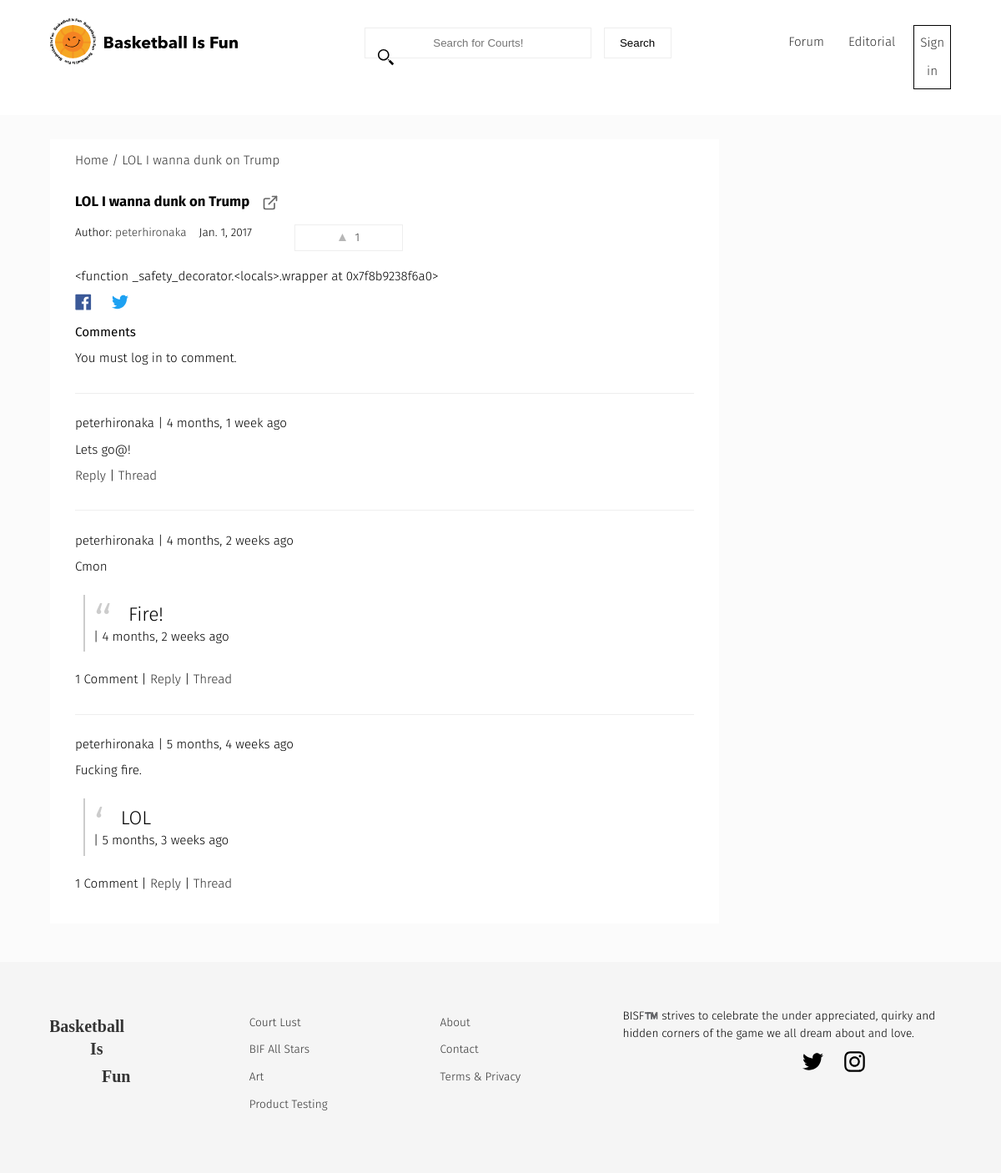
Screenshot of /forum//lol-i-wanna-dunk-on-trump/ with the database file from the repository.
### forum/models.py (models this page shows, shortened)
class Forum(models.Model):
    user = models.ForeignKey(settings.AUTH_USER_MODEL, default=1)
    title = models.CharField(max_length=120)
    slug = models.SlugField(unique=True)
    height_field = models.IntegerField(default=0)
    width_field = models.IntegerField(default=0)
    content = models.TextField()
    link = models.URLField(blank=True)
    likes = models.ManyToManyField(settings.AUTH_USER_MODEL, blank=True, related_name='forum_likes')
    draft = models.BooleanField(default=False)
    publish = models.DateField(auto_now=False, auto_now_add=False)
    updated = models.DateTimeField(auto_now=True, auto_now_add=False)
    timestamp = models.DateTimeField(auto_now=False, auto_now_add=True)
    objects = ForumManager()
    def get_absolute_url(self):
        return reverse("forum:detail", kwargs={"slug": self.slug})
    def get_like_url(self):
        return reverse("forum:like-toggle", kwargs={"slug": self.slug})
    def get_api_like_url(self):
        return reverse("forum:like-api-toggle", kwargs={"slug": self.slug})
    class Meta:
        ordering = ["-timestamp", "-updated"]
    def get_markdown(self):
        content = self.content
        markdown_text = markdown(content)
        return mark_safe(markdown_text)
    @property
    def comments(self):
        instance = self
        qs = Comment.objects.filter_by_instance(instance)
        return qs
    @property
    def get_content_type(self):
        instance = self
        content_type = ContentType.objects.get_for_model(instance.__class__)
        return content_type

### comments/models.py (models this page shows, shortened)
class Comment(models.Model):
    user        = models.ForeignKey(settings.AUTH_USER_MODEL, default=1)
    content_type = models.ForeignKey(ContentType, on_delete=models.CASCADE)
    object_id = models.PositiveIntegerField()
    content_object = GenericForeignKey('content_type', 'object_id')
    parent      = models.ForeignKey("self", null=True, blank=True)
    content     = models.TextField()
    timestamp   = models.DateTimeField(auto_now_add=True)
    objects = CommentManager()
    class Meta:
        ordering = ['-timestamp']
    def get_absolute_url(self):
        return reverse("comments:thread", kwargs={"id": self.id})
    def children(self): #replies
        return Comment.objects.filter(parent=self)

### forum/views.py (the view, shortened to what this page needs)
# urls.py: url(r'^/(?P<slug>[\w-]+)/$', forum_detail, name='detail'),
def forum_detail(request, slug=None):
	instance = get_object_or_404(Forum, slug=slug)
	if instance.publish > timezone.now().date() or instance.draft:
		if not request.user:
			raise Http404
	share_string = quote_plus(instance.content)
	initial_data = {
			"content_type": instance.get_content_type,
			"object_id": instance.id
	}
	form = CommentForm(request.POST or None, initial=initial_data)
	comments = instance.comments
	context = {
		"title": instance.title,
		"instance": instance,
		"link": instance.link,
		"share_string": share_string,
		"comments": comments,
		"comment_form":form,
	}
	return render(request, "forum_detail.html", context)

### comments/forms.py
class CommentForm(forms.Form):
	content_type = forms.CharField(widget=forms.HiddenInput)
	object_id = forms.IntegerField(widget=forms.HiddenInput)
	content = forms.CharField(label='',	widget=forms.Textarea)

### comments/models.py (called while the page is built)
    def filter_by_instance(self, instance):
        content_type = ContentType.objects.get_for_model(instance.__class__)
        obj_id = instance.id
        qs = super(CommentManager, self).filter(content_type=content_type, object_id= obj_id).filter(parent=None)
        return qs

### posts/templatetags/urlify.py (called while the page is built)
@register.filter
def urlify(value):
	return quote_plus(value)

### templates/forum_detail.html (shortened to what this page needs)
{% extends "base.html" %}
{% load urlify %}
{% load crispy_forms_tags %}
 {% block container-page %}forum-detail{% endblock container-page %}
{% block post_detail_link %}
<div class="forum-content--detail">
    <ol class="breadcrumb">
        <li ><a href='{% url "forum:list" %}'>Home /</a> </li>
        <li><a href='{{ instance.get_absolute_url }}'> {{instance.title}} </a></li>
    </ol>
{% endblock  %}
{% block content %}
<div class="forum-content--post">
  <div class="forum-content--title">
      <h3>{{ title }} <small>{% if instance.draft %}<span style='color:red;'>Draft</span> {% endif %}</small></h3>
{% if instance.link %} <a href="{{ instance.link }}" target="_blank"> </a> {% endif %}
  </div>
<div class="caption">
<p>Author: <a href="/profiles/{{ instance.user }}">{{ instance.user }}</a></p>
<p>{{ instance.publish }}</p>
<a class='like-btn forum-detail' data-href='{{ instance.get_api_like_url }}' data-likes='{{ instance.likes.count }}' href='{{ instance.get_like_url }}'>  {{ instance.likes.count }} </a>
    </div>
   <div class='post-detail-item'>{{ instance.get_markdown }}</div>
<a href="https://www.facebook.com/sharer/sharer.php?u={{ request.build_absolute_uri }}={{ share_string }}">
</a>
<a href="https://twitter.com/home?status={{ instance.content|truncatechars:80|urlify }}%20{{ request.build_absolute_uri }}={{ share_string }}">
</a>
    <div>
        <p class='lead'>Comments</p>
        {% if request.user.is_authenticated %}
        <form method="POST" action="."> {% csrf_token %}
            {{ comment_form|crispy }}
            <input type='submit' value='Post comment' class='search-button '>
        </form>
        {% else %}
        <p>You must log in to comment.</p>
        {% endif %}
        {% for comment in comments %}
        <div class="forum-content--comments">
          <p> {{ comment.user }} | {{ comment.timestamp|timesince }} ago  </p>
          <p>{{ comment.content }}</p>
           {% for child_comment in comment.children %}
                <blockquote>
                <p>{{ child_comment.content }}</p>
                <div> | {{ child_comment.timestamp|timesince }} ago</div>
                </blockquote>
             {% endfor %}
          <div> {% if comment.children.count > 0 %}{{ comment.children.count }} Comment{% if comment.children.count > 1 %}s{% endif %} | {% endif %} <a class='comment-reply-btn' href='#'>Reply</a> | <a class='' href='{{ comment.get_absolute_url }}'>Thread</a></div>
        </div>
        {% endfor %}
    </div>
</div>
</div>
{% endblock content %}

### templates/base.html (shortened to what this page needs)
{% load staticfiles %}
<!DOCTYPE html>
<head>
<link rel="stylesheet" href='{% static "css/main.css" %}'  />
</head>
<body lang="en" class="{% block body_class %}default{% endblock body_class %}">
<header>
<div class="container">
<div class="logo">
<a href="/">
</a>
</div>
<nav class="navigation">
<form class="search-court--form" method='GET' action='/' >
<input type='text' name='q' class="search-court" placeholder='Search for Courts!' value='{{ request.GET.q }}'/>
<input type='submit' class="search-btn"  value='Search' />
</form>
<ul class="nav-list">
	<li><a href='{% url "forum:list" %}'>Forum</a></li>
	<li ><a href='{% url "posts:list" %}'>Editorial</a></li>
	{% if not request.user.is_authenticated %}
	<li class="signup"><a href='/login'>Sign in</a></li>
	{% endif %}
</ul>
</nav>
</header>
<div class="container {% block container-page %} {% endblock container-page %}">
{% block post_detail_link %}{% endblock  %}
{% block content %}{% endblock content %}
</div>
{% include "section/footer.html" %}
{% load static %}
</body>
</html>

### templates/section/footer.html
<footer>
	<div class="container">
		<div class="logo-footer">
			<svg width="99" height="77" xmlns="http://www.w3.org/2000/svg"><g fill="#353535" fill-rule="evenodd" font-family="AvenirNext-Bold, Avenir Next" font-size="20" font-weight="bold"><text transform="translate(-1 -4)"><tspan x="0" y="20">Basketball </tspan></text><text transform="translate(-1 -4)"><tspan x="49" y="47">Is </tspan></text><text transform="translate(-1 -4)"><tspan x="63" y="80">Fun </tspan></text></g></svg>
		</div>
		<ul>
			<li><a href="">Court Lust</a></li>
			<li><a href="">BIF All Stars</a></li>
			<li><a href="">Art</a></li>
			<li><a href="">Product Testing</a></li>
			</ul>
<ul>
			<li><a href="/pages/about/">About</a></li>
			<li><a href="/pages/contact/">Contact</a></li>
			<li><a href="/pages/terms-and-conditions/">Terms & Privacy</a></li>
		</ul>
		<div class="intro">
			<p> BISF™️ strives to celebrate the under appreciated, quirky and hidden corners of the game we all dream about and love.</p>
			{% include "section/social.html" %}
		</div>
	</div>
</footer>

### templates/section/social.html (shortened to what this page needs)
<ul class="social-icon">
<li>
  <a href="https://twitter.com/bball_is__fun" target="_blank">
</a>
</li>
<li>
  <a href="https://instagram.com/bball_is__fun" target="_blank">
</a>
</li>
  </ul>

### static/css/main.css (style rules this page uses)
body,footer h3 { font-weight:300 }
hr,input { border:1px solid #eee }
#id_password,.forum-intro a.search-button,.search-field,body { font-family:'Fira Sans',sans-serif }
#lockdown,.messages a,.search-court,.search-court--form,nav ul li a { text-align:center }
li,nav ul li { list-style:none }
.clear,footer { clear:both }
body { border:0;padding:0;-webkit-text-size-adjust:100%;-webkit-font-feature-settings:"kern" 1;-moz-font-feature-settings:"kern" 1;-o-font-feature-settings:"kern" 1;font-feature-settings:"kern" 1;font-kerning:normal;background-color:#fbfbfb;line-height:1.4;font-size:.95em;overflow-x:hidden }
body,html { min-height:100%;margin:0 }
footer { background:#f5f5f5;position:relative;width:100%;min-height:131px;padding:3em 0;bottom:0;line-height:1.5;margin-top:3em }
.logo-footer { margin-top:1.5em }
footer .container { grid-template-columns:1fr 1fr 1fr 2fr }
footer ul { padding:0 10px }
footer li { margin:0 0 10px }
footer li a,footer p { font-size:.9em }
footer .intro svg { margin-bottom:16px;margin-left:15em }
.social-icon { display:grid;grid-template-columns:50px 50px;margin:0 }
.container { width:90%;display:grid;margin:0 auto;grid-column-gap:2rem;grid-template-columns:repeat(auto-fit,minmax(400px,2fr)) }
.container.forum-detail { grid-template-columns:2fr 2fr 2fr 2fr }
input { outline:0 }
a { color:#333;text-decoration:none }
p { margin:10px 0 }
h1,h2,h3,h4 { margin:0 }
form { margin:30px 0;background:#fff }
blockquote { border-left:2px solid #ccc;margin:1.5em 10px;padding:.5em 10px;quotes:"“" "”" "‘" "’" }
blockquote:before { color:#ccc;content:open-quote;font-size:4em;line-height:.1em;margin-right:.25em;vertical-align:-.4em }
blockquote p { display:inline;font-size:1.5em }
.search-court--form { position:relative }
.search-court--form:before { content:"";position:absolute;margin-left:16px;top:0;bottom:0;width:20px;}
.search-btn,.search-button { margin-left:10px;cursor:pointer }
.search-court { padding:10px;min-width:250px;max-width:300px }
.search-btn { padding:10px;min-width:81px;background:#fff;-webkit-transition:all .2s;transition:all .2s }
.breadcrumb { background:#fff;padding:15px;margin:14px 0 0;grid-column:1/4 }
.breadcrumb li { display:inline }
nav ul { display:grid;grid-template-columns:1fr 1fr 1fr;padding:0;grid-gap:15px }
nav ul li a { margin:0;padding:4px 7px }
.signup { border:1px solid;color:#000 }
nav ul li a,nav ul li a:visited { display:block;cursor:pointer;text-decoration:none }
h3 { font-size:1.1em;line-height:1;margin:0;padding:8px 0 0 }
.lead { font-weight:400 }
.post-detail-item { max-width:66%;padding:10px 0 }
.forum-content--detail { grid-column:1/4;margin:1em 0 0;max-width:100% }
.court-listing.breadcrumb,.forum-content--detail .breadcrumb { padding-left:30px }
header .container { grid-template-columns:227px 2fr;min-height:auto }
.like-btn.forum-detail,.post-content { border:1px solid #eee }
.forum-content--icon,.like-btn { padding:5px;margin:5px 11px 10px 0;text-align:center;-webkit-transition:all .1s ease 0s;-moz-transition:all .1s ease 0s;-o-transition:all .1s ease 0s;transition:all .1s ease 0s }
.forum-content--post,.page-content--full { background:#fff;padding:7px 30px;margin:0 }
.forum-content--comments { margin:2em 0;padding:1em 0 0;border-top:1px solid #eee }
.forum-content--title { display:grid;grid-template-columns:minmax(max-content,100px) 20px;grid-column-gap:1em }
.caption,.pagination { display:grid;grid-column-gap:2rem }
.forum-content--title svg { padding:8px 0 0 }
.caption { grid-template-columns:minmax(max-content,80px) minmax(100px,100px) 130px minmax(max-content,80px);grid-gap:15px;font-size:.9em;padding:0 }
.caption a { margin:10px 0 }
.caption p { height:auto }
.caption a svg { margin-right:7px }
.social { max-width:20px;margin-left:20px }
header { background:#fff;min-height:90px }
.logo { margin:22px 0 }
nav { padding:1em 0;transition:all .6s cubic-bezier(.62,.04,.3,1.56);transition-delay:0s;transition-delay:.1s;grid-template-columns:3fr 1fr;display:grid;grid-column-gap:1em }
nav form { margin:18px 0 }
nav ul li { color:#fff;line-height:2.2 }

### rows the page displays
Forum: title "LOL I wanna dunk on Trump", user "peterhironaka", publish "Jan. 1, 2017", likes.count "1", get_markdown "<function _safety_decorator.<locals>.wrapper at 0x7f8b9238f6a0>"
Comment: user "peterhironaka", timestamp "4 months, 1 week", content "Lets go@!"
Comment: user "peterhironaka", timestamp "4 months, 2 weeks", content "Cmon", children.count "1"
Comment: content "Fire!", timestamp "4 months, 2 weeks"
Comment: user "peterhironaka", timestamp "5 months, 4 weeks", content "Fucking fire.", children.count "1"
Comment: content "LOL", timestamp "5 months, 3 weeks"
